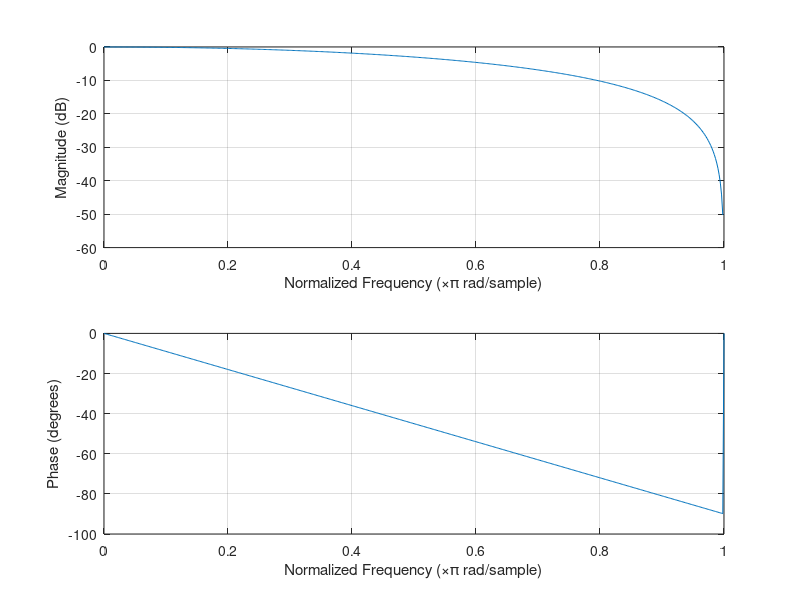
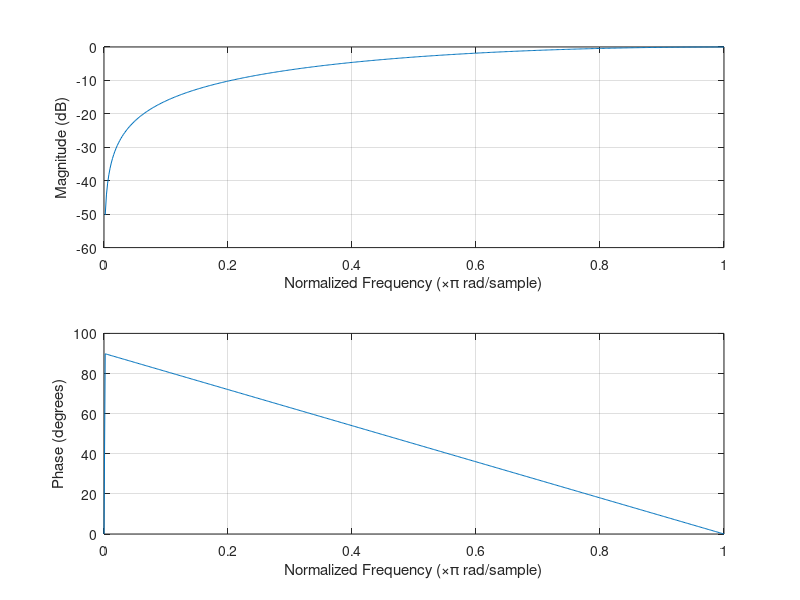
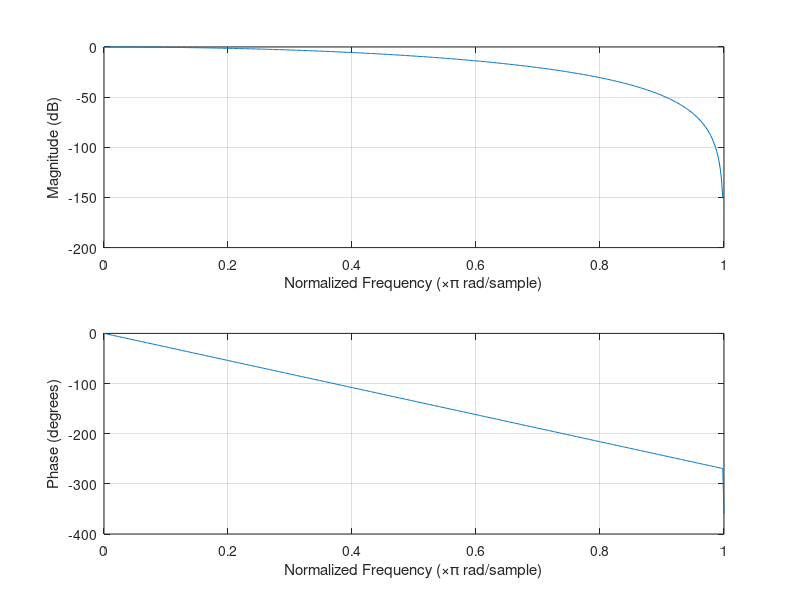

Source code (MATLAB) for these figures, in order:
figure (1);
%muestra el primer diagrama de bloques para el ejericio 1
freqz([1/2,1/2]);
figure (2);
%muestra el segundo diagrama de bloques para el ejericio 1
freqz([1/2,-1/2]);
figure (3);
%muestra el tercer diagrama de bloques para el ejericio 1
freqz([1/8,3/8,3/8,1/8]);

